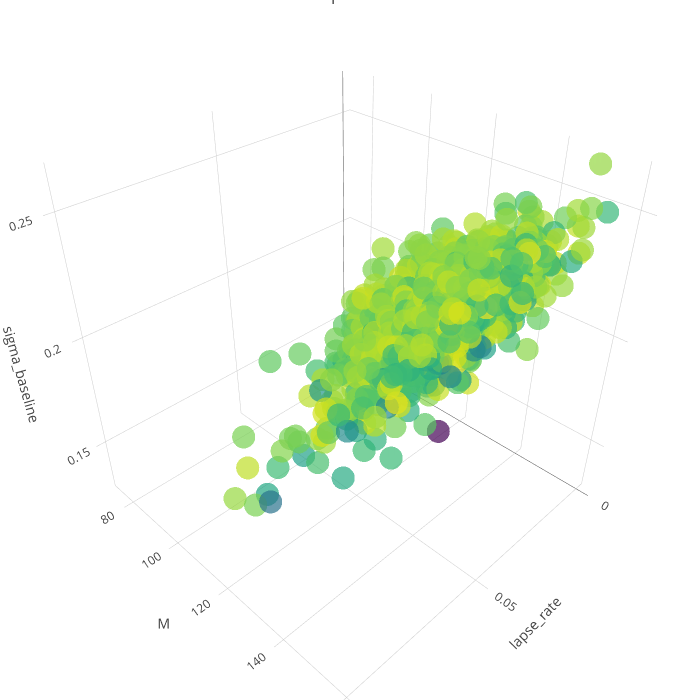

Write notebook code for a chart like this one.
### Code cell
# Filter the start of steps only
df_cmaes_traj = df_best_fits[df_best_fits['step'] > 3000]
# result_to_color = np.array(df_cmaes_traj['step'])
result_to_color = -np.array(df_cmaes_traj[metric + "_log10"])
# result_to_color = np.log(result_to_color)

# parameters = ['M', 'ratio_hierarchical', 'sigma_baseline']
parameters = ['lapse_rate', 'M', 'sigma_baseline']

text = ['> %s' % (x) for x in result_to_color]

trace1 = go.Scatter3d(
        x = df_cmaes_traj[parameters[0]],
        y = df_cmaes_traj[parameters[1]],
        z = df_cmaes_traj[parameters[2]],
        text = text,
        mode = 'markers',
        marker = go.Marker(
            color = result_to_color,
            size = 8,
            colorscale='Viridis',
            opacity=0.7
        )
    )
data = [trace1]
layout = go.Layout(
    title='Landscape for NLL92',
    autosize=False,
    width=700,
    height=700,
    margin=dict(
        l=0,
        r=0,
        b=0,
        t=0),
    scene=go.Scene(
        xaxis=go.XAxis(
            title=parameters[0],
        ),
        yaxis=go.YAxis(
            title=parameters[1],
        ),
        zaxis=go.ZAxis(
            title=parameters[2],
        )
    )
)
fig = go.Figure(data=data, layout=layout)
py.iplot(fig)

### Figure 1 — Plotly figure (JSON) as saved in the notebook; plotly's stock layout.template omitted (floating-point values rounded to 4 significant figures; data arrays with more than 128 entries replaced by an {"elided": "..."} marker saying what was removed)
{"data": [{"marker": {"color": {"elided": "1337 float values"}, "colorscale": "Viridis", "opacity": 0.7, "size": 8}, "mode": "markers", "text": {"elided": "1337 str values"}, "type": "scatter3d", "x": {"elided": "1337 float values"}, "y": {"elided": "1337 int values"}, "z": {"elided": "1337 float values"}}], "layout": {"autosize": false, "height": 700, "margin": {"b": 0, "l": 0, "r": 0, "t": 0}, "scene": {"xaxis": {"title": "lapse_rate"}, "yaxis": {"title": "M"}, "zaxis": {"title": "sigma_baseline"}}, "title": "Landscape for NLL92", "width": 700}}
